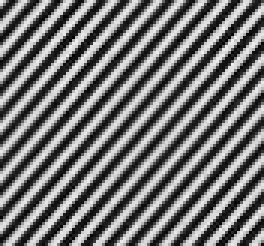
#> input picture PycharmProjects/geodesic/parallelLines45.png, 88 x 82 px (shown 3 times larger)
$ python Bridson_StructTensor.py
#> lines starting #> are read from the running program, lines starting #| are printed output that depends on the picture
# Re-implement this without opencv.
# https://www.ccoderun.ca/programming/doxygen/opencv/tutorial_anisotropic_image_segmentation_by_a_gst.html

from numba import jit_module
import cv2 as cv
import numpy as np
import argparse
import pandas as pd
from numpy.linalg import eig

desired_width = 820
pd.set_option('display.width', 800)
pd.set_option('display.max_columns', 100)
np.set_printoptions(linewidth=desired_width)
np.set_printoptions(edgeitems=100)
np.core.arrayprint._line_width = 800


W = 200  # window size is WxW
C_Thr = 0.3  # threshold for coherency
LowThr = 35  # threshold1 for orientation, it ranges from 0 to 180
HighThr = 57  # threshold2 for orientation, it ranges from 0 to 180


class ST:
	def __init__(self, inputIMG):
		self.inputIMG = inputIMG
		self.calcGST()
		# self.calculateEigenVector()

	def calcGST(self):
		imageShape = np.shape( self.inputIMG )
		w = imageShape[0] if imageShape[0] > imageShape[1] else imageShape[1]
		img = self.inputIMG.astype(np.float32)
		# GST components calculation (start)
		# J =  (J11 J12; J12 J22) - GST
		imgDiffX = cv.Sobel(img, cv.CV_32F, 1, 0, 3)
		imgDiffY = cv.Sobel(img, cv.CV_32F, 0, 1, 3)
		imgDiffXY = cv.multiply(imgDiffX, imgDiffY)

		imgDiffXX = cv.multiply(imgDiffX, imgDiffX)
		imgDiffYY = cv.multiply(imgDiffY, imgDiffY)
		self.J11 = cv.boxFilter(imgDiffXX, cv.CV_32F, (w, w))
		self.J22 = cv.boxFilter(imgDiffYY, cv.CV_32F, (w, w))
		self.J12 = cv.boxFilter(imgDiffXY, cv.CV_32F, (w, w))
		# [7 lines of commented-out code are left out]
		tmp1 = self.J11 + self.J22
		tmp2 = self.J11 - self.J22
		tmp2 = cv.multiply(tmp2, tmp2)
		tmp3 = cv.multiply(self.J12, self.J12)
		tmp4 = np.sqrt(tmp2 + 4.0 * tmp3)
		self.lambda1 = tmp1 + tmp4  # biggest eigenvalue
		self.lambda2 = tmp1 - tmp4  # smallest eigenvalue
		# eigenvalue calculation (stop)
		# Coherency calculation (start)
		# Coherency = (lambda1 - lambda2)/(lambda1 + lambda2)) - measure of anisotropism
		# Coherency is anisotropy degree (consistency of local orientation)
		self.imgCoherencyOut = cv.divide(self.lambda1 - self.lambda2, self.lambda1 + self.lambda2)
		# Coherency calculation (stop)
		# orientation angle calculation (start)
		# tan(2*Alpha) = 2*J12/(J22 - J11)
		# Alpha = 0.5 atan2(2*J12/(J22 - J11))
		self.imgOrientationOut = cv.phase(self.J22 - self.J11, 2.0 * self.J12, angleInDegrees=True)
		self.imgOrientationOut = 0.5 * self.imgOrientationOut
		# orientation angle calculation (stop)
		# return imgCoherencyOut, imgOrientationOut

	def calculateEigenVector(self):
		shape = np.shape( self.inputIMG )
		middle = [int(shape[0] / 2), int(shape[1] / 2)]
		x,y = middle
		# self.st = np.array([[np.sum( self.J11 ), np.sum( self.J12 )], [np.sum( self.J12 ), np.sum( self.J22 ) ]])

		# Construct the 2x2 matrix structure tensor.
		self.st = np.array( [[self.J11[x,y], self.J12[x,y]], [self.J12[x,y], self.J22[x,y]]] )

		# print("ST: ", self.st)

		# Calculate the Eigen Vectors and Eigen Values of structure tensor.
		self.values, self.vectors = eig( self.st )

		# print("Shape of ST:", np.shape(self.st))
		# print("Eigen Values:", self.values )
		# print("Eigen Vectors:", self.vectors)
		listValues = self.values.tolist()
		# The direction is the eigenvector associated with the larger eigenvalue.
		largerIndex = 0 if abs(listValues[0]) > abs(listValues[1]) else 1  # Find the larger eigenValue index based on absolute value.  -10000 should be larger than 100.
		direction = self.vectors[ largerIndex ]
		direction[0], direction[1] = -direction[1], direction[0] # Rotate direction by 90 degrees CCW.
		self.direction = direction


		eig1 = listValues[0] if listValues[0] > listValues[1] else listValues[1]
		eig2 = listValues[0] if listValues[0] < listValues[1] else listValues[1]

		try:
			self.coherency = (eig1 - eig2) / (eig1 + eig2)
		except ZeroDivisionError:
			self.coherency = 0.00000000001
			print("*************** ERROR generating coherency.  Assigning value ", self.coherency)

		# print("Direction: ", direction, "Coherency:", self.coherency)
		return direction, self.coherency


jit_module(nopython=True)
#> (this line was passed over: numba is not available in this run)

if __name__ == "__main__":
	test = [-1000000, -10]
	print("TEst Max:", np.amax(test))

	# [5 lines of commented-out code are left out]
	input = "parallelLines45.png"

	# [7 lines of commented-out code are left out]

	files = ["parallelLines45.png", "parallelLines45Imcomplete.png", "parallelLines90.png", "parallelLines135.png", "parallelLines180.png"]
	for input in files:
		imgIn = cv.imread(input, cv.IMREAD_GRAYSCALE)
#> imgIn is the input picture: shape (82, 88); min 2, max 244, mean 117.6
		print("FileName: ", input)
		shape = np.shape(imgIn)
#> shape = (82, 88)
		print("Image shape:", shape)
#| Image shape: (82, 88)
		abc = ST(imgIn)
#> in calcGST, `imgDiffY = cv.Sobel(img, cv.CV_32F, 0, 1, 3)`:
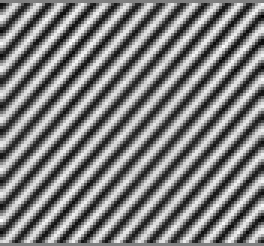
#> imgDiffY: shape (82, 88) float32 (shown 3 times larger); min -656, max 660, mean 0.2; drawn with min black and max white
#> in calcGST, `imgDiffXX = cv.multiply(imgDiffX, imgDiffX)`:
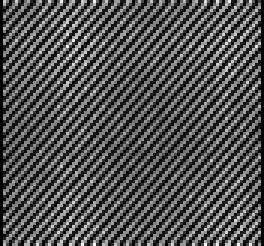
#> imgDiffXX: shape (82, 88) float32 (shown 3 times larger); min 0, max 562500, mean 178751.4; drawn with min black and max white
#> in calcGST, `imgDiffYY = cv.multiply(imgDiffY, imgDiffY)`:
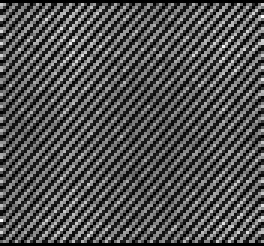
#> imgDiffYY: shape (82, 88) float32 (shown 3 times larger); min 0, max 435600, mean 137126.3; drawn with min black and max white
#> in calcGST, `tmp1 = self.J11 + self.J22`:
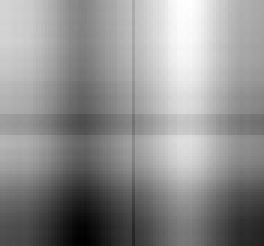
#> tmp1: shape (82, 88) float32 (shown 3 times larger); min 307121.1, max 328184.8, mean 319010.5; drawn with min black and max white
#> in calcGST, `tmp2 = self.J11 - self.J22`:
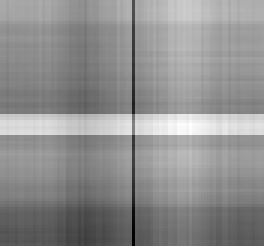
#> tmp2: shape (82, 88) float32 (shown 3 times larger); min 38223.5, max 44721.7, mean 41878.6; drawn with min black and max white
#> in calcGST, `self.lambda2 = tmp1 - tmp4`:
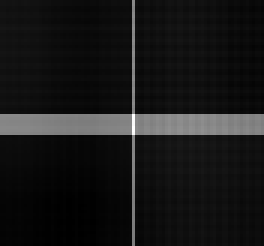
#> self.lambda2: shape (82, 88) float32 (shown 3 times larger); min 4807.9, max 9207.5, mean 5219.4; drawn with min black and max white
#> in calcGST, `self.imgOrientationOut = cv.phase(self.J22 - self.J11, 2.0 * self.J12,..`:
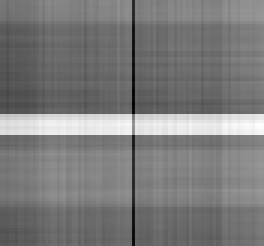
#> self.imgOrientationOut: shape (82, 88) float32 (shown 3 times larger); min 97.19, max 98.17, mean 97.7; drawn with min black and max white
		# abc.calcGST( )
		abc.calculateEigenVector( )
#> in calculateEigenVector, `self.st = np.array( [[self.J11[x,y], self.J12[x,y]], [self.J12[x,y], s..`: self.st = [[179070.3, 152336.5], [152336.5, 137523.3]]
#> in calculateEigenVector, `self.values, self.vectors = eig( self.st )`: self.values = [312043.2, 4550.4]; self.vectors = [[0.753, -0.658], [0.658, 0.753]]
#> in calculateEigenVector, `listValues = self.values.tolist()`: listValues = [312043.2, 4550.4]
#> in calculateEigenVector, `largerIndex = 0 if abs(listValues[0]) > abs(listValues[1]) else 1`: largerIndex = 0
#> in calculateEigenVector, `direction = self.vectors[ largerIndex ]`: direction = [0.753, -0.658]
#> in calculateEigenVector, `self.direction = direction`: self.direction = [0.658, 0.753]
#> in calculateEigenVector, `eig1 = listValues[0] if listValues[0] > listValues[1] else listValues[1]`: eig1 = 312043.2
#> in calculateEigenVector, `eig2 = listValues[0] if listValues[0] < listValues[1] else listValues[1]`: eig2 = 4550.4
#> in calculateEigenVector, `self.coherency = (eig1 - eig2) / (eig1 + eig2)`: self.coherency = 0.971
		print("***************************************")
#> pass 2 of the loop `for input in files:`:
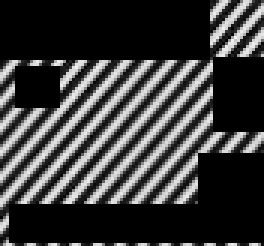
#> input picture PycharmProjects/geodesic/parallelLines45Imcomplete.png, 88 x 82 px (shown 3 times larger)
#> imgIn is the input picture: shape (82, 88); min 0, max 242, mean 60.3
#| Image shape: (82, 88)
#> in calcGST (call 2), `self.imgCoherencyOut = cv.divide(self.lambda1 - self.lambda2, self.lam..`:
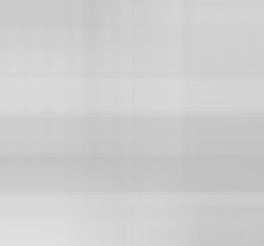
#> self.imgCoherencyOut: shape (82, 88) float32 (shown 3 times larger); min 0.754, max 0.88, mean 0.811
#> in calcGST (call 2), `self.imgOrientationOut = cv.phase(self.J22 - self.J11, 2.0 * self.J12,..`:
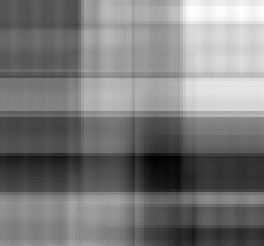
#> self.imgOrientationOut: shape (82, 88) float32 (shown 3 times larger); min 88.59, max 97.36, mean 92.8; drawn with min black and max white
#> pass 3 of the loop `for input in files:`:
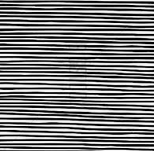
#> input picture PycharmProjects/geodesic/parallelLines90.png, 154 x 151 px
#> imgIn is the input picture: shape (151, 154); min 0, max 247, mean 119.8
#| Image shape: (151, 154)
#> img: shape (151, 154) float32
#> imgDiffX: shape (151, 154) float32
#> imgDiffY: shape (151, 154) float32
#> imgDiffXY: shape (151, 154) float32
#> imgDiffXX: shape (151, 154) float32
#> in calcGST (call 3), `imgDiffYY = cv.multiply(imgDiffY, imgDiffY)`:
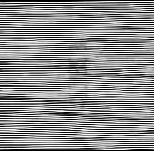
#> imgDiffYY: shape (151, 154) float32; min 0, max 976144, mean 540002.9; drawn with min black and max white
#> in calcGST (call 3), `self.J11 = cv.boxFilter(imgDiffXX, cv.CV_32F, (w, w))`:
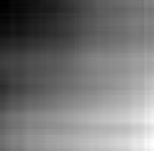
#> self.J11: shape (151, 154) float32; min 318.4, max 681.9, mean 485.8; drawn with min black and max white
#> the loop made 5 passes; the first 3 are shown


	# [13 lines of commented-out code are left out]


	cv.waitKey(0)
